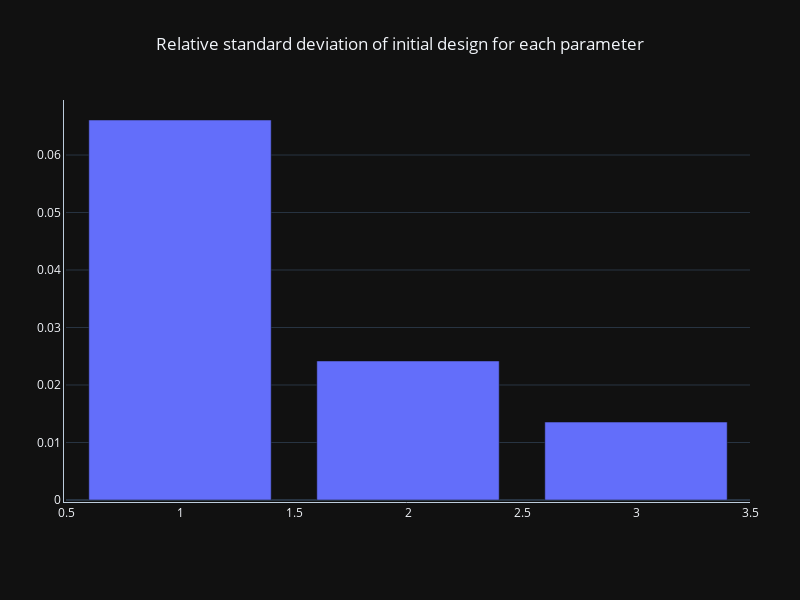

Notebook source saved alongside this figure:
### Code cell
styled_figure(data=[go.Bar(x=[1, 2, 3], y=initial_relative_stds,
              name="initial relative standrad deviations")], 
              title="Relative standard deviation of initial design for each parameter")

### Figure 1 — Plotly figure (JSON) as saved in the notebook; plotly's stock layout.template omitted (floating-point values rounded to 4 significant figures)
{"data": [{"name": "initial relative standrad deviations", "x": [1, 2, 3], "y": [0.06609, 0.02418, 0.01356], "type": "bar"}], "layout": {"height": 600, "hoverdistance": 100, "hovermode": "closest", "margin": {"b": 100, "l": 50, "pad": 2, "r": 50, "t": 100}, "plot_bgcolor": "rgba(0,0,0,0)", "showlegend": false, "spikedistance": 1000, "title": {"text": "Relative standard deviation of initial design for each parameter", "x": 0.5, "xanchor": "center"}, "width": 800, "xaxis": {"automargin": true, "linecolor": "#BCCCDC", "linewidth": 1, "showline": true, "showspikes": false, "spikecolor": "#999999", "spikedash": "dot", "spikemode": "marker", "spikesnap": "data", "spikethickness": 2, "title": {"text": ""}}, "yaxis": {"automargin": true, "linecolor": "#BCCCDC", "linewidth": 1, "showline": true, "title": {"text": ""}}, "legend": {"yanchor": "top", "y": 0.9, "xanchor": "right", "x": 0.95}}}
